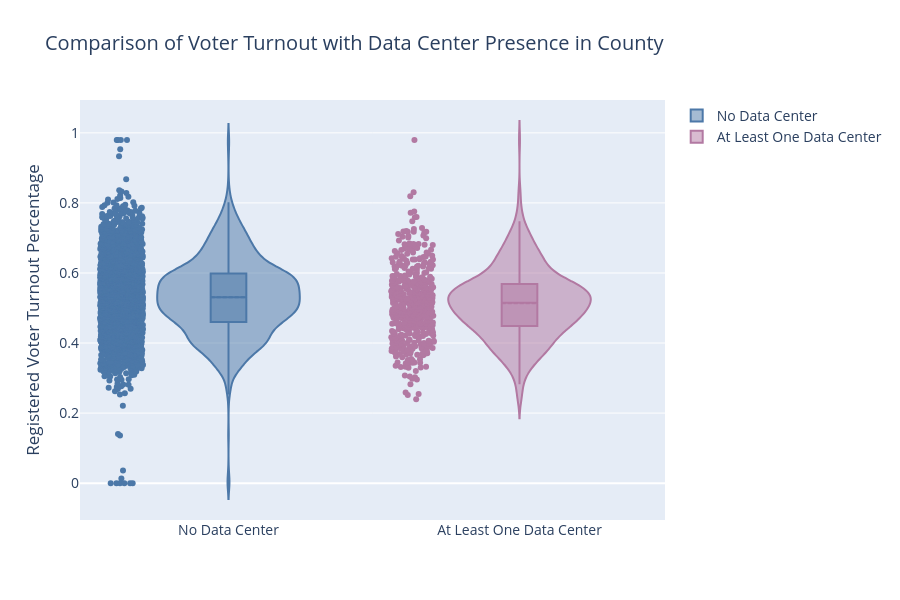

Notebook code cell kept with this figure:
### Markdown cell above
### EDA: Voter Turnout

First I will look at how the voter turnout of a county is related to the number of data centers. Since there are a large number of counties within each bin of data center count, I want some visualization that can show the distribution, so I will use violin plots.

### Code cell
# Start by looking at distribution of voter turnout just for with vs. without data centers 

fig = go.Figure()
fig.add_trace(go.Violin(y = dc_nanda_df["REG_VOTER_TURNOUT_PCT"][dc_nanda_df["data_center_count"] == 0],
                        name = "No Data Center",
                        box_visible = True,
                        points = "all", 
                        meanline_visible = True, 
                        line_color = "#4C78A8"
                       ))

fig.add_trace(go.Violin(y = dc_nanda_df["REG_VOTER_TURNOUT_PCT"][dc_nanda_df["data_center_count"] > 0],
                        name = "At Least One Data Center",
                        box_visible = True,
                        points = "all", 
                        meanline_visible = True, 
                        line_color = "#B279A2"))

fig.update_layout(
    width = 900,
    height = 600,
    title_text = "Comparison of Voter Turnout with Data Center Presence in County", 
    font_size = 14, 
    yaxis = dict(
        title = dict(
            text = "Registered Voter Turnout Percentage"
        )
    ),
)

fig.show()

### Figure 1 — Plotly figure (JSON) as saved in the notebook; plotly's stock layout.template omitted (floating-point values rounded to 4 significant figures; data arrays with more than 128 entries replaced by an {"elided": "..."} marker saying what was removed)
{"data": [{"box": {"visible": true}, "line": {"color": "#4C78A8"}, "meanline": {"visible": true}, "name": "No Data Center", "points": "all", "type": "violin", "y": {"elided": "2519 float values"}}, {"box": {"visible": true}, "line": {"color": "#B279A2"}, "meanline": {"visible": true}, "name": "At Least One Data Center", "points": "all", "type": "violin", "y": {"elided": "526 float values"}}], "layout": {"font": {"size": 14}, "height": 600, "title": {"text": "Comparison of Voter Turnout with Data Center Presence in County"}, "width": 900, "yaxis": {"title": {"text": "Registered Voter Turnout Percentage"}}}}
